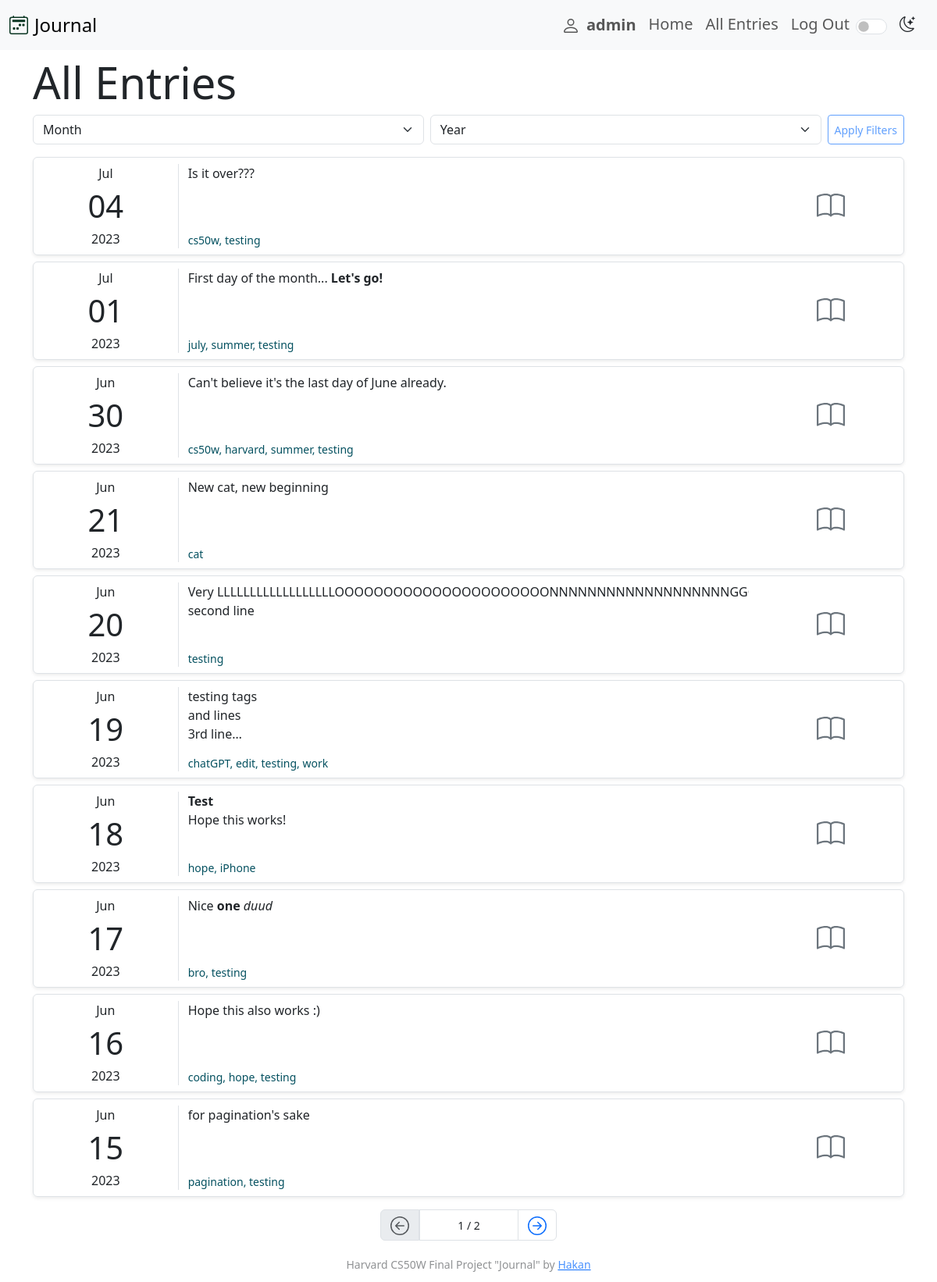
The page /all_entries (signed in) on the database as committed earlier.
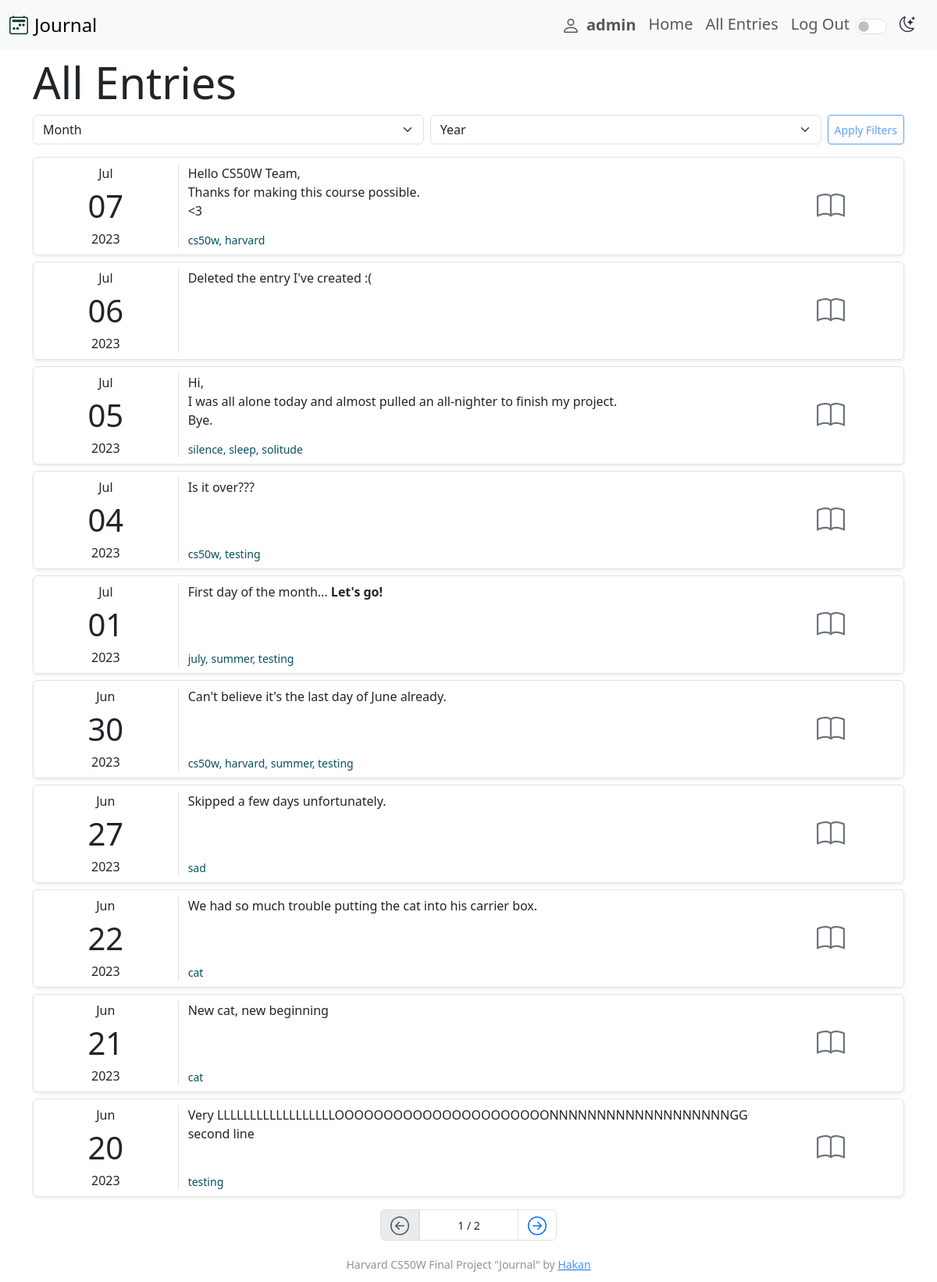
The same page on the database as committed later.
### journal/models.py (models this page shows, shortened)
class JournalEntry(models.Model):
    user = models.ForeignKey(
        User, on_delete=models.CASCADE, related_name="entries")
    content = models.TextField()
    tags = models.ManyToManyField(Tag, blank=True, related_name="tag_entries")
    created_at = models.DateTimeField(auto_now_add=True)
    updated_at = models.DateTimeField(auto_now=True)
    date = models.DateField()
    class Meta:
        ordering = ["-date"]

class Tag(models.Model):
    name = models.CharField(max_length=50)
    def __str__(self):
        return self.name
    class Meta:
        ordering = ["name"]

### journal/views.py (the view)
# urls.py: path("all_entries", views.all_entries, name="all_entries"),
@require_GET
@login_required(login_url="login")
def all_entries(request):
    try:
        entries = JournalEntry.objects.filter(
            user=request.user)
        month_filter = request.GET.get("month")
        year_filter = request.GET.get("year")
        if month_filter and year_filter:
            month_filter = int(month_filter)
            year_filter = int(year_filter)
            entries = JournalEntry.objects.filter(
                user=request.user, date__month=month_filter, date__year=year_filter)
        paginator = Paginator(entries, 10)
        page_number = request.GET.get("page")
        page_obj = paginator.get_page(page_number)
    except:
        messages.error(request, "Could not retrieve data.")
        return render(request, "journal/all_entries.html")
    return render(request, "journal/all_entries.html", {
        "page_entries": page_obj,
    })

### journal/templates/journal/all_entries.html (shortened to what this page needs)
{% extends 'journal/layout.html' %} {% load static %} {% block body %}
<div class="container mt-2">
    <h2 class="display-4">All Entries</h2>
    <form
        action="{% url 'all_entries' %}"
        class="d-flex gap-2 mb-3"
        method="get"
        id="filter-form"
    >
    </form>
    {% if not page_entries|length > 0 %}
    <p class="lead alert alert-info">No journal entries to show.</p>
    {% else %} {% for entry in page_entries %}
    <div
        class="border row d-flex mb-2 mx-auto py-2 rounded-2 shadow-sm eachEntryDiv"
        id="entry-{{ entry.id }}"
        data-date="{{ entry.date|date:'Y-m-d' }}"
    >
        <div
            class="col-2 border-end d-flex flex-column justify-content-center align-items-center"
        >
            <span>{{ entry.date|date:'M' }}</span>
            <span class="fs-1">{{ entry.date|date:'d' }}</span>
            <span>{{ entry.date|date:'Y' }}</span>
        </div>
        <div class="col-8 d-flex flex-column justify-content-between">
            <div class="text-break text-truncate line-clamp line-clamp-3">
                {{ entry.content|safe }}
            </div>
            {% if entry.tags.all|length > 0 %}
            <div class="small text-info-emphasis">
                {{ entry.tags.all|join:', ' }}
            </div>
            {% endif %}
        </div>
        <div class="col-2 d-flex align-items-center justify-content-center">
            <button
                type="button"
                class="btn p-2 rounded-5"
                data-bs-toggle="modal"
                data-bs-target="#detailModal-{{ entry.id }}"
            >
            </button>
        </div>
    </div>
    {% endfor %} {% endif %}
</div>
{% if page_entries.paginator.num_pages > 1 %}
<nav class="my-3" aria-label="Page navigation">
    <ul class="pagination justify-content-center">
        {% if page_entries.has_previous %}
        <li class="page-item">
            <a
                class="page-link"
                href="?page={{ page_entries.previous_page_number }}"
            >
                <svg
                    xmlns="http://www.w3.org/2000/svg"
                    width="24"
                    height="24"
                    fill="currentColor"
                    class="bi bi-arrow-left-circle"
                    viewBox="0 0 16 16"
                >
                    <path
                        fill-rule="evenodd"
                        d="M1 8a7 7 0 1 0 14 0A7 7 0 0 0 1 8zm15 0A8 8 0 1 1 0 8a8 8 0 0 1 16 0zm-4.5-.5a.5.5 0 0 1 0 1H5.707l2.147 2.146a.5.5 0 0 1-.708.708l-3-3a.5.5 0 0 1 0-.708l3-3a.5.5 0 1 1 .708.708L5.707 7.5H11.5z"
                    />
                </svg>
            </a>
        </li>
        {% else %}
        <li class="page-item">
            <a class="page-link disabled" href="?page=1">
            </a>
        </li>
        {% endif %}
        <li
            class="page-item border d-flex align-items-center justify-content-center px-5"
        >
            <small
                >{{ page_entries.number }} /
                {{page_entries.paginator.num_pages}}
            </small>
        </li>
        {% if page_entries.has_next %}
        <li class="page-item">
            <a
                class="page-link"
                href="?page={{ page_entries.next_page_number }}"
            >
            </a>
        </li>
        {% endif %}
    </ul>
</nav>
{% endif %}  {% endblock %}

Rows that differ between the two databases and show on the page:
no longer on this page (row unchanged): JournalEntry: date "Jun", date "19", date "2023", content "testing tags and lines 3rd line", tags.all "chatGPT, edit, testing, work"
no longer on this page (row unchanged): JournalEntry: date "Jun", date "18", date "2023", content "Test Hope this works!", tags.all "hope, iPhone"
no longer on this page (row unchanged): JournalEntry: date "Jun", date "17", date "2023", content "Nice one duud", tags.all "bro, testing"
no longer on this page (row unchanged): JournalEntry: date "Jun", date "16", date "2023", content "Hope this also works :)", tags.all "coding, hope, testing"
no longer on this page (row unchanged): JournalEntry: date "Jun", date "15", date "2023", content "for pagination's sake", tags.all "pagination, testing"
added JournalEntry: date "Jul", date "07", date "2023", content "Hello CS50W Team, Thanks for making this course possible. <3", tags.all "cs50w, harvard"
added JournalEntry: date "Jul", date "06", date "2023", content "Deleted the entry I've created :("
added JournalEntry: date "Jul", date "05", date "2023", content "Hi, I was all alone today and almost pulled an all-nighter to finish my project. Bye.", tags.all "silence, sleep, solitude"
added JournalEntry: date "Jun", date "27", date "2023", content "Skipped a few days unfortunately.", tags.all "sad"
added JournalEntry: date "Jun", date "22", date "2023", content "We had so much trouble putting the cat into his carrier box.", tags.all "cat"
